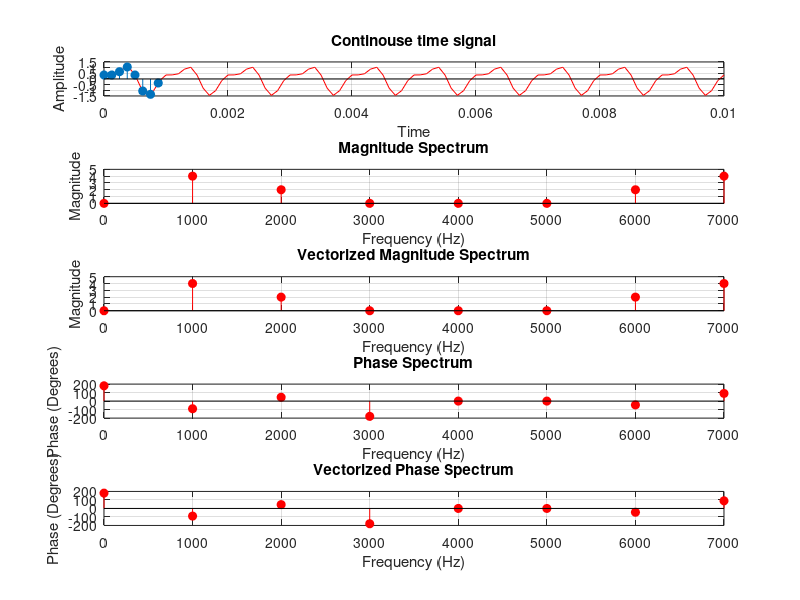

The MATLAB script that drew this image:
% lab 8
% discrete fourier transform
close all;
clear all;
clc;
t = 0:0.0001:10e-3;
F1 = 1000;
F2 = 2000;
xt = sin(2*pi*F1*t) + 0.5*sin(2*pi*F2*t+3*pi/4);
N= 8; % 8 point dft
n= 0:N-1;
K=0:N-1;
Fs = 8000; % Sampling frequency
Ts=1/Fs; % samplint interval
xn = sin(2*pi*n*F1*Ts) + 0.5*sin(2*pi*n*F2*Ts+3*pi/4);
tn = n.*Ts;

subplot(511);
plot(t, xt, "r"); %first plot will be of cont signal
hold on
stem(tn, xn, "filled"); % add 8 stems on cont signal
xlabel("Time");
ylabel("Amplitude");
title("Continouse time signal");
grid on;

% calculate dft now
xk = zeros(1, N);
for k=0:N-1
    for n_temp=0:N-1
        xk(k+1) = xk(k+1)+xn(n_temp+1)*exp((-i)*2*pi*n_temp*k/N);
    end
end

% vectorized implementation
 Xk_exp = exp(-i*2*pi.*(K'*n)/N); % exponent calcuated
 Xk = sum(xn.*Xk_exp,2);

%loop implementation
xk_magnitude = abs(xk);
Fk =K*Fs/N;
subplot(512);
stem(Fk, xk_magnitude, "filled" ,"r");
xlabel("Frequency (Hz)");
ylabel("Magnitude");
title("Magnitude Spectrum");
grid on;

%vectorized implementation
Xk_magnitude = abs(Xk);
Fk =K*Fs/N;
subplot(513);
stem(Fk, Xk_magnitude, "filled" ,"r");
xlabel("Frequency (Hz)");
ylabel("Magnitude");
title("Vectorized Magnitude Spectrum");
grid on;

%plot phase angle
xk_phase =angle(round(xk));
phase = xk_phase.*(180/pi); % radians to degrees
subplot(514);
stem(Fk, phase, "filled" ,"r");
xlabel("Frequency (Hz)");
ylabel("Phase (Degrees)");
title("Phase Spectrum");
grid on;

% vectorized phase angle
Xk_phase =angle(round(Xk));
vec_phase = Xk_phase.*(180/pi); % radians to degrees
subplot(515);
stem(Fk,vec_phase, "filled" ,"r");
xlabel("Frequency (Hz)");
ylabel("Phase (Degrees)");
title("Vectorized Phase Spectrum");
grid on;

